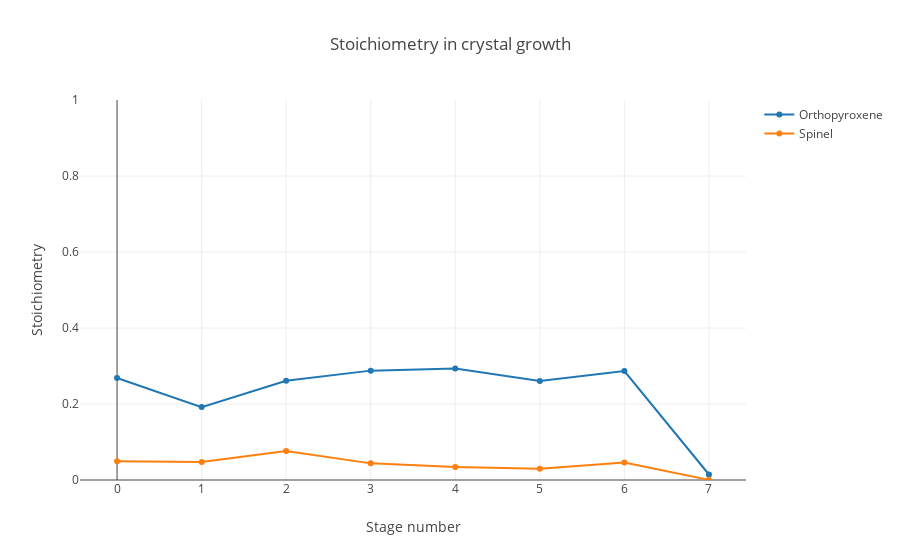

Notebook code for this chart:
### Code cell
Plotly([
    {
        y : parametersEachStage.growth_stoichiometry_orthopyroxene,
        name : "Orthopyroxene"
    },
    {
        y : parametersEachStage.growth_stoichiometry_spinel,
        name : "Spinel"
    }
],{
    title : "Stoichiometry in crystal growth",
    xaxis : {
        title : "Stage number"
    },
    yaxis : {
        title : "Stoichiometry",
        range : [0,1]
    }
})

### Figure 1 — Plotly figure (JSON) as saved in the notebook; plotly's stock layout.template omitted (floating-point values rounded to 4 significant figures)
{"data": [{"name": "Orthopyroxene", "uid": "e18b39", "y": ["0.268342546941198", "0.19186258445607698", "0.26106331928197185", "0.28782305371363204", "0.29344031618228666", "0.2603281525875826", "0.2866113478647937", "0.014479072915053902"]}, {"name": "Spinel", "uid": "252db9", "y": ["0.04921606537212137", "0.04714629388436583", "0.07660745448388841", "0.04376886460762624", "0.03442926075708911", "0.029780004242092734", "0.04582092276705802", "0.00032989578796882005"]}], "layout": {"autosize": true, "title": "Stoichiometry in crystal growth", "xaxis": {"autorange": true, "range": [-0.4169, 7.417], "title": "Stage number"}, "yaxis": {"range": [0, 1], "title": "Stoichiometry", "type": "linear"}}}
